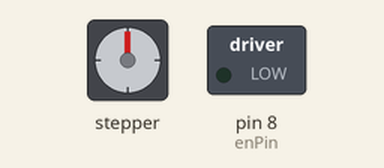
Recording of a sketch running on a simulated Arduino Uno, built with avr-gcc and run on an emulated ATmega328P. On the bench: stepper motor, switched loads named in the sketch (green lamp = pin HIGH). Stepper angles assume 3200 steps per turn.

Above: at 0.25 s.
At 10.44 s:
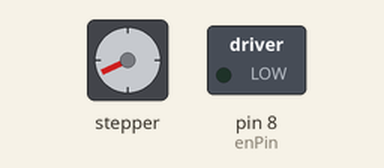
At 19.83 s:
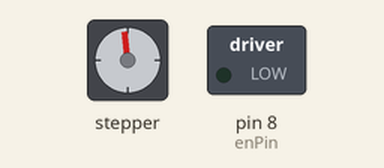
At 39.56 s:
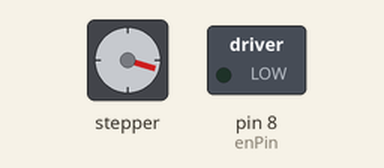
Timing chart, 0 to 40.0 s (numbered marks = the images above):
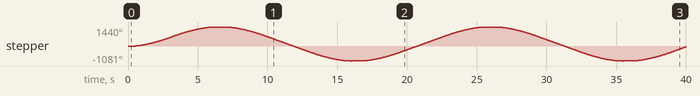

The sketch:

Motor_test_real.ino
```cpp
#include <AccelStepper.h>

const int dirPin = 2;
const int stepPin = 5;
const int enPin = 8;

const int stepsPerRev = 3200; // 200 steps * 16 microstepping

AccelStepper stepper(AccelStepper::DRIVER, stepPin, dirPin);

void setup() {
  pinMode(enPin, OUTPUT);
  digitalWrite(enPin, LOW); // Enable driver

  stepper.setMaxSpeed(5000);     // steps per second
  stepper.setAcceleration(2000);  // steps per second^2
}

void loop() {
  // Move 2 revolutions forward
  stepper.moveTo(4 * stepsPerRev);
  stepper.runToPosition(); // Wait until move is done

  delay(500);

  // Move 1.5 revolutions backward
  stepper.moveTo(-3 * stepsPerRev);
  stepper.runToPosition();

  delay(500);
}
```

Measured:
- by itself, stepper: turns 1440° clockwise in 6.2 s, then 2521° counter-clockwise in 9.1 s, then 1° clockwise in 0.00 s, then 2520° clockwise in 9.1 s, and so on
